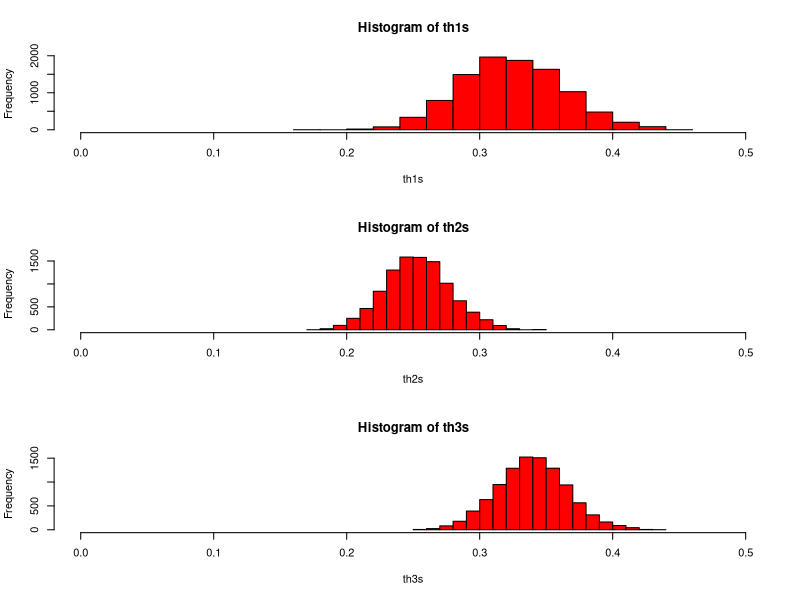

Generate this figure with R:
# Name: Clay Gibson
# Class: STAT 238
# Description: HW9 Problem 3

# Read in data
data <- as.data.frame(matrix(c(45,96,73,221,106,206), nrow=3, byrow = T))
row.names(data) <- c("Under 30", "30-49", "50+")
colnames(data) <- c("VerySatisfied", "NotSatisfied")
data$total <- data$VerySatisfied+data$NotSatisfied

###################
# PART A
###################
post = function(th){
  th1=th[1]; th2=th[2]; th3=th[3];
  n1 = data[1,3]; n2 = data[2,3]; n3 = data[3,3];
  prod(dbeta(th1, 46,97),
       dbeta(th2, 74,221),
       dbeta(th3, 107,207))
}

th0 <- c(.33,.33,.33)
nit <- 10000
results <- matrix(0, nrow=nit, ncol=3)
results[1,] <- th0
th <- th0

for(it in 2:nit){
  cand = th + rnorm(3,sd=c(.02,.02,.02))
  ratio = post(cand)/post(th)
  if(runif(1)<ratio) {th=cand;}
  results[it,] = th
}


th1s = results[,1]
th2s = results[,2]
th3s = results[,3]

###################
# PART B
###################

par(mfrow=c(3,1))
hist(th1s, xlim = c(0,.5), col = "red")
hist(th2s, xlim = c(0,.5), col = "red")
hist(th3s, xlim = c(0,.5), col = "red")
summary(th1s)

mean(th1s)+c(-1.96,1.96)*sd(th1s)
mean(th2s)+c(-1.96,1.96)*sd(th2s)
mean(th3s)+c(-1.96,1.96)*sd(th3s)

###################
# PART C
###################
mean(th1s < th2s & th2s < th3s)
mean(th1s < th3s & th3s < th2s)
mean(th2s < th1s & th1s < th3s)
mean(th2s < th3s & th3s < th1s)
mean(th3s < th1s & th1s < th2s)
mean(th3s < th2s & th2s < th1s)

